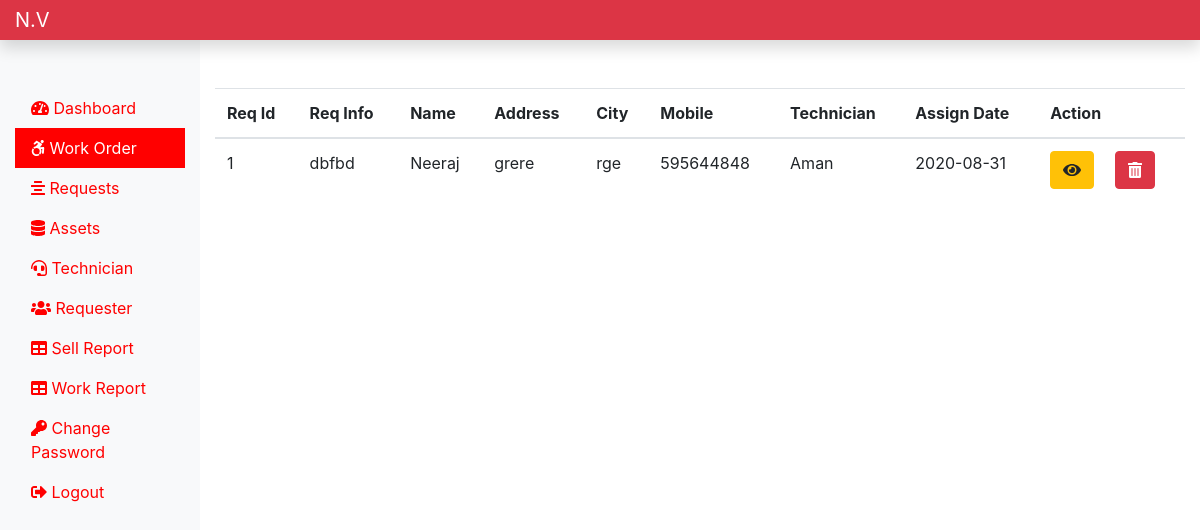
The page /admin/work.php (signed in) on the database as committed earlier.
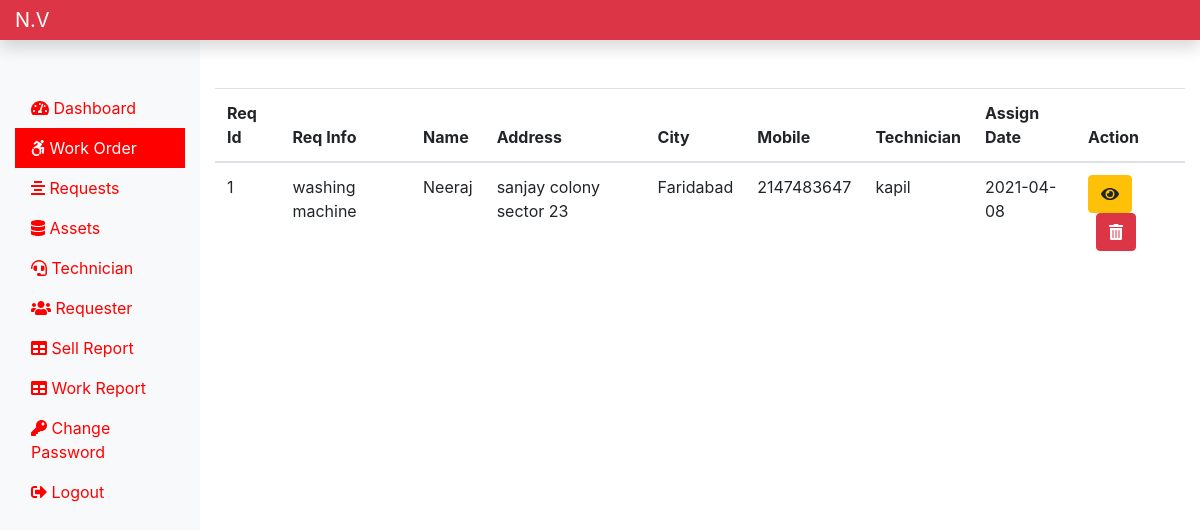
The same page on the database as committed later.
### tables this page shows
CREATE TABLE `assignwork_tb` (
  `rno` int(11) NOT NULL,
  `request_id` int(11) NOT NULL,
  `request_info` text NOT NULL,
  `request_desc` text NOT NULL,
  `request_name` varchar(60) NOT NULL,
  `request_add1` text NOT NULL,
  `request_add2` text NOT NULL,
  `request_city` varchar(60) NOT NULL,
  `request_state` varchar(60) NOT NULL,
  `request_zip` int(11) NOT NULL,
  `request_email` varchar(60) NOT NULL,
  `request_mobile` int(11) NOT NULL,
  `request_assign` varchar(60) NOT NULL,
  `request_date` date NOT NULL
);

### admin/work.php (the view, shortened to what this page needs)
<?php
    include "includes/header.php";
    include "../dbconnection.php";
?>
    <div class="col-sm-9 col-md-10">
    <?php
        $sql = "SELECT * FROM assignwork_tb";
        $result = $conn->query($sql);
        if($result->num_rows > 0) {
            echo '<table class="table mt-5">';
            echo    '<thead>';
            echo        '<tr>';
            echo            '<th scope="col">Req Id</th>';
            echo            '<th scope="col">Req Info</th>';
            echo            '<th scope="col">Name</th>';
            echo            '<th scope="col">Address</th>';
            echo            '<th scope="col">City</th>';
            echo            '<th scope="col">Mobile</th>';
            echo            '<th scope="col">Technician</th>';
            echo            '<th scope="col">Assign Date</th>';
            echo            '<th scope="col">Action</th>';
            echo        '</tr>';
            echo    '</thead>';
            echo    '<tbody>';
                        while($row = $result->fetch_assoc())
                        {
                            echo '<tr>';
                                echo '<td>'. $row["request_id"] .'</td>';
                                echo '<td>'. $row["request_info"] . '</td>';
                                echo '<td>'. $row["request_name"] . '</td>';
                                echo '<td>'. $row["request_add2"] . '</td>';
                                echo '<td>'. $row["request_city"] . '</td>';
                                echo '<td>'. $row["request_mobile"] . '</td>';
                                echo '<td>'. $row["request_assign"] . '</td>';
                                echo '<td>'. $row["request_date"] . '</td>';
                                echo '<td>';
                                    echo '<form action="viewassignWork.php" method="post"  class="d-inline">';
                                    echo    '<input type="hidden" name="id" value='.$row["request_id"].'> <button type="submit" class="btn btn-warning mr-2" name="view">';
                                    echo    '<i class="fas fa-eye"></i>';
                                    echo    '</button>';
                                    echo '</form>';
                                    echo '<form action="" method="post" class="d-inline">';
                                    echo    '<input type="hidden" name="eid" value='.$row["request_id"].'> <button type="submit" class="btn btn-danger ml-2" name="delete" value="close">';
                                    echo    '<i class="fas fa-trash-alt"></i>';
                                    echo    '</button>';
                                    echo '</form>';
                                echo '</td>';
                            echo '</tr>';
                        }
            echo    '</tbody>';
            echo '</table>';
        } else {
            $msg = "<div class='alert alert-info col-sm-6 mt-5 ml-5'>0 Result Found</div>";
        }
    ?>
    </div>
<?php
    include "includes/footer.php";
?>

### admin/includes/header.php (shortened to what this page needs)
<!DOCTYPE html>
<html lang="en">
<head>
    <link rel="stylesheet" href="../css/bootstrap.min.css">
    <link rel="stylesheet" href="../css/all.min.css">
    <link rel="stylesheet" href="../css/custom.css">
</head>
<body>
    <nav class="navbar navbar-dark bg-danger fixed-top flex-md-nowrap p-0 shadow">
        <a class="navbar-brand col-sm-3 col-md-2 mr-0" href="dashboard.php">N.V</a>
    </nav>
    <div class="container-fluid" style="margin-top: 40px;">
        <div class="row">
            <nav class="col-sm-2 bg-light sidebar py-5">
                <div class="sidebar-sticky">
                    <ul class="nav flex-column">
                        <li class="nav-item">
                            <a class="nav-link <?php if(PAGE == 'dashboard') { echo 'active'; }; ?>"
                                href="dashboard.php"><i class="fas fa-tachometer-alt"></i> Dashboard</a>
                        </li>
                        <li class="nav-item">
                            <a class="nav-link <?php if(PAGE == 'work') { echo 'active'; }; ?>" href="work.php"><i
                                    class="fab fa-accessible-icon"></i> Work Order</a>
                        </li>
                        <li class="nav-item">
                            <a class="nav-link <?php if(PAGE == 'request') { echo 'active'; }; ?>" href="request.php"><i
                                    class="fas fa-align-center"></i> Requests</a>
                        </li>
                        <li class="nav-item">
                            <a class="nav-link <?php if(PAGE == 'asset') { echo 'active'; }; ?>" href="asset.php"><i
                                    class="fas fa-database"></i> Assets</a>
                        </li>
                        <li class="nav-item">
                            <a class="nav-link <?php if(PAGE == 'technique') { echo 'active'; }; ?>"
                                href="technique.php"><i class="fas fa-headset"></i> Technician</a>
                        </li>
                        <li class="nav-item">
                            <a class="nav-link <?php if(PAGE == 'Requester') { echo 'active'; }; ?>"
                                href="requester.php"><i class="fas fa-users"></i> Requester</a>
                        </li>
                        <li class="nav-item">
                            <a class="nav-link <?php if(PAGE == 'sellReport') { echo 'active'; }; ?>"
                                href="sellReport.php"><i class="fas fa-table"></i> Sell Report</a>
                        </li>
                        <li class="nav-item">
                            <a class="nav-link <?php if(PAGE == 'workReport') { echo 'active'; }; ?>"
                                href="workReport.php"><i class="fas fa-table"></i> Work Report</a>
                        </li>
                        <li class="nav-item">
                            <a class="nav-link <?php if(PAGE == 'ChangePass') { echo 'active'; }; ?>"
                                href="ChangePass.php"><i class="fas fa-key"></i> Change Password</a>
                        </li>
                        <li class="nav-item">
                            <a class="nav-link" href="../logout.php"><i class="fas fa-sign-out-alt"></i> Logout</a>
                        </li>
                    </ul>
                </div>
            </nav>

### admin/includes/footer.php (shortened to what this page needs)
</div>
    </div>
</body>
</html>

### css/custom.css (style rules this page uses)
* { padding: 0px; margin: 0px; box-sizing: border-box; }
.sidebar { height: 94vh; }
.nav-item a { color: red; }
.nav-item .active { background-color: red; color: white; }

Rows that differ between the two databases and show on the page:
removed assignwork_tb: request "1", request_info "dbfbd", request_name "Neeraj", request_add2 "grere", request_city "rge", request_mobile "595644848", request_assign "Aman", request_date "2020-08-31"
added assignwork_tb: request "1", request_info "washing machine", request_name "Neeraj", request_add2 "sanjay colony sector 23", request_city "Faridabad", request_mobile "2147483647", request_assign "kapil", request_date "2021-04-08"
